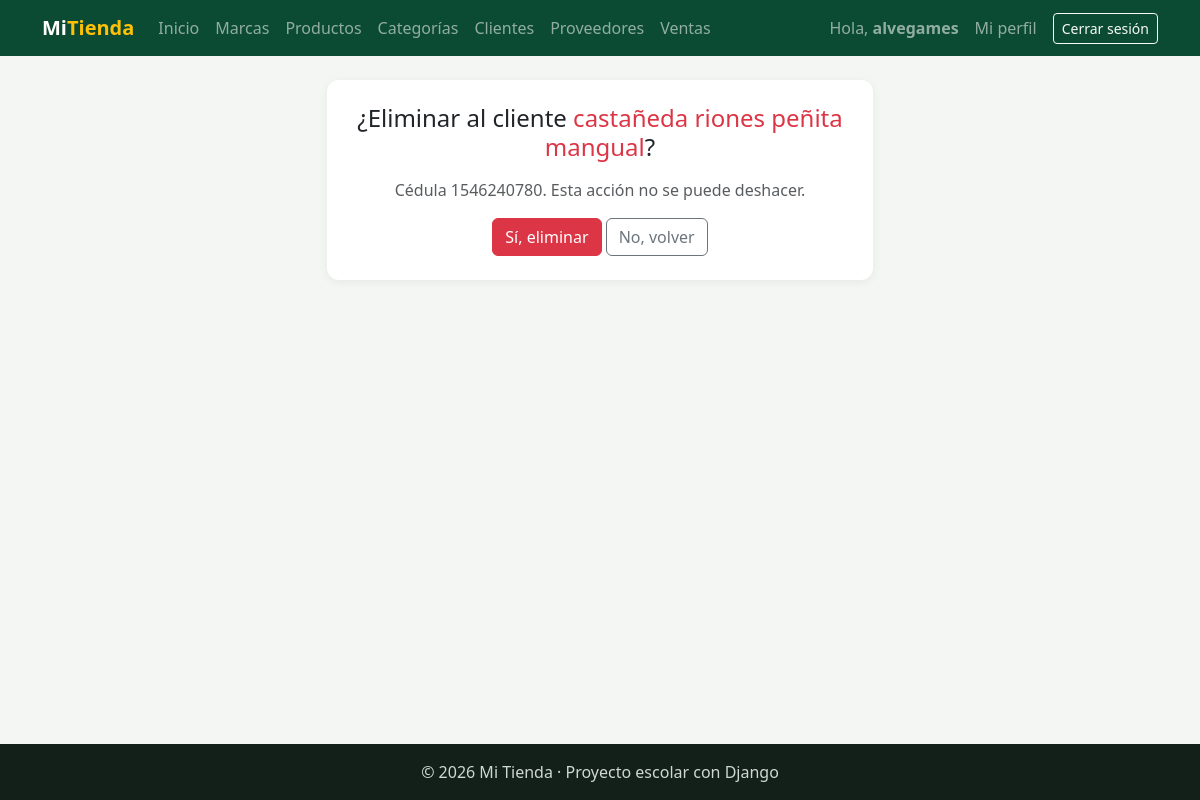
The page /facturacion/clientes/eliminar/1/ (signed in) on the database its author committed.
### facturacion/models.py (models this page shows)
class ModeloBase(models.Model):
    user = models.ForeignKey(                    # 1:N con User: un usuario registra muchos registros
        User,
        on_delete=models.SET_NULL,               # Si borran al usuario, el registro se queda con user vacío
        null=True,                               # SET_NULL necesita que la columna acepte NULL
        blank=True,
        editable=False,                          # No aparece en formularios: lo llena la VISTA, no la persona
        related_name="%(class)s_registrados",    # %(class)s = nombre del modelo → user.producto_registrados
        verbose_name="Registrado por",
    )
    fecha_creacion = models.DateTimeField("Fecha de creación", auto_now_add=True)   # Se llena sola al CREAR
    fecha_modificacion = models.DateTimeField("Última modificación", auto_now=True) # Se actualiza sola en CADA save()
    class Meta:
        abstract = True                          # ← LA CLAVE: modelo "molde", sin tabla propia

class Cliente(ModeloBase):
    cedula = models.CharField("Cédula", max_length=10, unique=True)
    nombres = models.CharField(max_length=80)
    apellidos = models.CharField(max_length=80)
    email = models.EmailField("Correo", blank=True)
    telefono = models.CharField("Teléfono", max_length=15, blank=True)
    direccion = models.CharField("Dirección", max_length=200, blank=True)
    class Meta:
        verbose_name = "Cliente"
        verbose_name_plural = "Clientes"
        ordering = ["apellidos", "nombres"]
    def __str__(self):
        return f"{self.apellidos} {self.nombres}"

### facturacion/views.py (the view, shortened to what this page needs)
# urls.py: path("clientes/eliminar/<int:pk>/", views.ClienteDeleteView.as_view(), name="cliente_eliminar"),
class ClienteDeleteView(LoginRequiredMixin, DeleteView):  # ELIMINAR
    model = Cliente
    template_name = "facturacion/cliente_eliminar.html"
    context_object_name = "cliente"
    success_url = reverse_lazy("facturacion:cliente_lista")

### facturacion/templates/facturacion/cliente_eliminar.html (shortened to what this page needs)
{% extends "base.html" %}
{% block contenido %}
<div class="row justify-content-center">
    <div class="col-md-6">
        <div class="tarjeta text-center">
            <h1 class="h4 mb-3">¿Eliminar al cliente <span class="text-danger">{{ cliente }}</span>?</h1>
            <p class="text-muted">Cédula {{ cliente.cedula }}. Esta acción no se puede deshacer.</p>
            <form method="post">
                <button type="submit" class="btn btn-danger">Sí, eliminar</button>
                <a href="{% url 'facturacion:cliente_lista' %}" class="btn btn-outline-secondary">No, volver</a>
            </form>
        </div>
    </div>
</div>
{% endblock %}

### templates/base.html (shortened to what this page needs)
{% load static %}
<!DOCTYPE html>
<html lang="es">
<head>
    <link href="https://cdn.jsdelivr.net/npm/bootstrap@5.3.3/dist/css/bootstrap.min.css" rel="stylesheet">
    <link rel="stylesheet" href="{% static 'css/estilos.css' %}">
</head>
<body>
    <nav class="navbar navbar-expand-lg navbar-dark barra">
        <div class="container">
            <a class="navbar-brand fw-bold" href="{% url 'home' %}">Mi<span class="text-warning">Tienda</span></a>
            <div class="collapse navbar-collapse" id="menu">
                <ul class="navbar-nav me-auto">
                    <li class="nav-item"><a class="nav-link" href="{% url 'home' %}">Inicio</a></li>
                    {% if user.is_authenticated %}
                        <li class="nav-item"><a class="nav-link" href="{% url 'facturacion:marca_lista' %}">Marcas</a></li>
                        <li class="nav-item"><a class="nav-link" href="{% url 'facturacion:producto_lista' %}">Productos</a></li>
                        <li class="nav-item"><a class="nav-link" href="{% url 'facturacion:categoria_lista' %}">Categorías</a></li>
                        <li class="nav-item"><a class="nav-link" href="{% url 'facturacion:cliente_lista' %}">Clientes</a></li>
                        <li class="nav-item"><a class="nav-link" href="{% url 'facturacion:proveedor_lista' %}">Proveedores</a></li>
                        <li class="nav-item"><a class="nav-link" href="{% url 'facturacion:venta_lista' %}">Ventas</a></li>
                    {% endif %}
                </ul>
                <ul class="navbar-nav align-items-lg-center gap-2">
                    {% if user.is_authenticated %}
                        <li class="nav-item navbar-text">Hola, <b>{{ user.username }}</b></li>
                        <li class="nav-item"><a class="nav-link" href="{% url 'facturacion:mi_perfil' %}">Mi perfil</a></li>
                        <li class="nav-item">
                            <form method="post" action="{% url 'logout' %}" class="m-0">
                                <button type="submit" class="btn btn-sm btn-outline-light">Cerrar sesión</button>
                            </form>
                        </li>
                    {% else %}
                        <li class="nav-item"><a class="nav-link" href="{% url 'login' %}">Ingresar</a></li>
                        <li class="nav-item"><a class="btn btn-sm btn-warning" href="{% url 'registro' %}">Crear cuenta</a></li>
                    {% endif %}
                </ul>
            </div>
        </div>
    </nav>
    <main class="container py-4">
        {% block contenido %}{% endblock %}
    </main>
    <footer class="pie text-center py-3">© 2026 Mi Tienda · Proyecto escolar con Django</footer>
</body>
</html>

### static/css/estilos.css (style rules this page uses)
:root { --verde: #0c4b33; --verde-claro: #2f9e6e; --amarillo: #f2c230; }
body { background-color: #f3f6f2; min-height: 100vh; display: flex; flex-direction: column; }
main { flex: 1; }
.barra { background-color: var(--verde); }
.tarjeta { background: white; border-radius: 12px; padding: 24px; box-shadow: 0 2px 10px rgba(0,0,0,.06); }
.pie { background-color: #13201a; color: #cfd8d3; }

### rows shown on the page
Cliente: apellidos+nombres "castañeda riones peñita mangual", cedula "1546240780"

### other values the page prints
{{ user.username }} "alvegames"
